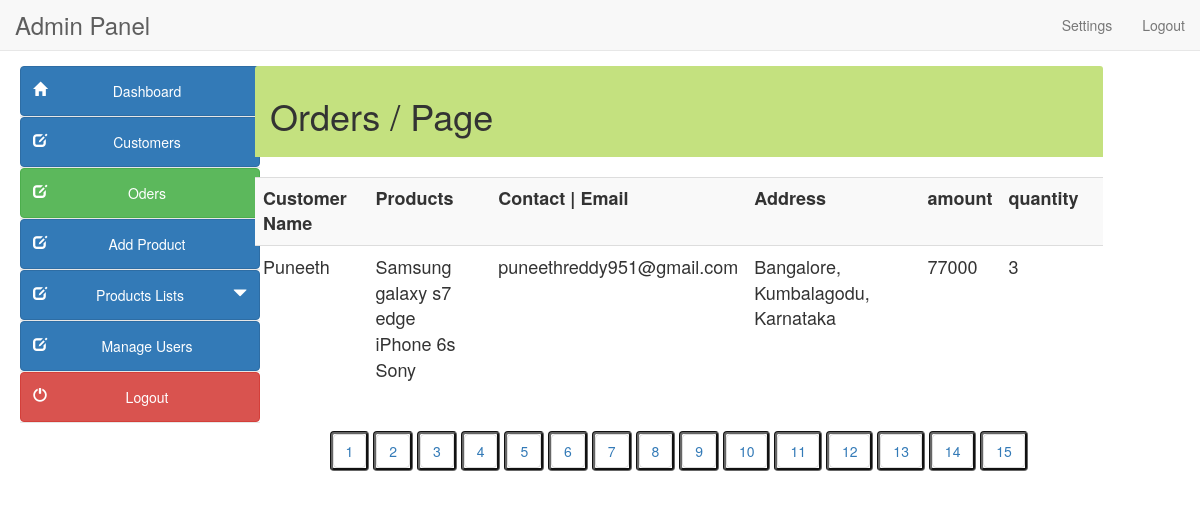
The page /admin/orders.php on the database its author committed.
### tables this page shows
CREATE TABLE `orders_info` (
  `order_id` int(10) NOT NULL,
  `user_id` int(11) NOT NULL,
  `f_name` varchar(255) NOT NULL,
  `email` varchar(255) NOT NULL,
  `address` varchar(255) NOT NULL,
  `city` varchar(255) NOT NULL,
  `state` varchar(255) NOT NULL,
  `zip` int(10) NOT NULL,
  `cardname` varchar(255) NOT NULL,
  `cardnumber` varchar(20) NOT NULL,
  `expdate` varchar(255) NOT NULL,
  `prod_count` int(15) DEFAULT NULL,
  `total_amt` int(15) DEFAULT NULL,
  `cvv` int(5) NOT NULL
);

CREATE TABLE `products` (
  `product_id` int(100) NOT NULL,
  `product_cat` int(100) NOT NULL,
  `product_brand` int(100) NOT NULL,
  `product_title` varchar(255) NOT NULL,
  `product_price` int(100) NOT NULL,
  `product_desc` text NOT NULL,
  `product_image` text NOT NULL,
  `product_keywords` text NOT NULL
);

### admin/orders.php (the view, shortened to what this page needs)
<?php
$page=$_GET['page'];
?>
<!DOCTYPE html>
<html lang="en">
<head>
<link href="style/css/bootstrap.min.css" rel="stylesheet">
<link href="style/css/k.css" rel="stylesheet">
</head>
<body>
  <?php include("include/header.php");?>
   	<div class="container-fluid main-container">
	<?php include("include/side_bar.php");?>
    <div class="col-md-9 content" style="margin-left:10px">
    <div class="panel-heading" style="background-color:#c4e17f">
	<h1>Orders  / Page <?php echo $page;?> </h1></div><br>
<div class='table-responsive'>
<div style="overflow-x:scroll;">
<table class="table  table-hover table-striped" style="font-size:18px">
<tr><th>Customer Name</th><th>Products</th><th>Contact | Email</th><th>Address</th><th>amount</th><th>quantity</th><th></th></tr>
<?php
                      $query = "SELECT * FROM orders_info";
                      $run = mysqli_query($con,$query);
                      if(mysqli_num_rows($run) > 0){
                       while($row = mysqli_fetch_array($run)){
                         $order_id = $row['order_id'];
                         $email = $row['email'];
                         $f_name = $row['f_name'];
                         $address = $row['address'];
                         $total_amount = $row['total_amt'];
                         $qty = $row['prod_count'];
                      ?>
                          <tr>
                            <td><?php
                               echo $f_name;
                             ?></td>
                           <td> <?php
                            $query1 = "SELECT * FROM order_products where order_id = $order_id";
                            $run1 = mysqli_query($con,$query1);
                              while($row1 = mysqli_fetch_array($run1)){
                               $product_id = $row1['product_id'];
                               $query2 = "SELECT * FROM products where product_id = $product_id";
                               $run2 = mysqli_query($con,$query2);
                               while($row2 = mysqli_fetch_array($run2)){
                               $product_title = $row2['product_title'];
                           ?>
                              <?php echo $product_title ?><br>
                            <?php }}?></td>
                            <td><?php echo $email ?></td>
                            <td><?php echo $address ?></td>
                            <td><?php echo $total_amount ?></td>
                            <td><?php echo $qty ?></td>
                            <td></td>
                         </tr>
                         <?php } ?>
                     <?php
                   }else {
                     echo "<center><h2>No users Available</h2><br><hr></center>";
                     }
                  ?>
</table>
</div></div>
<nav align="center">
<?php
$paging=mysqli_query($con,"select product_id,product_image, product_title,product_price from products");
$count=mysqli_num_rows($paging);
$a=$count/5;
$a=ceil($a);
echo "<bt>";echo "<bt>";
for($b=1; $b<=$a;$b++)
{
?>
<ul class="pagination " style="border:groove #666">
<li><a class="label-info" href="orders.php?page=<?php echo $b;?>"><?php echo $b." ";?></a></li></ul>
<?php
}
?>
</nav>
</div></div>
</body>
</html>

### admin/style/css/k.css (style rules this page uses)
.main-container { background: #FFF; padding-top: 15px; margin-top: -20px; }

### rows shown on the page
orders_info: f_name "Puneeth", email "puneethreddy951@gmail.com", address "Bangalore, Kumbalagodu, Karnataka", total_amt "77000", prod_count "3"
products: product_title "Samsung galaxy s7 edge"
products: product_title "iPhone 6s"
products: product_title "Sony"
